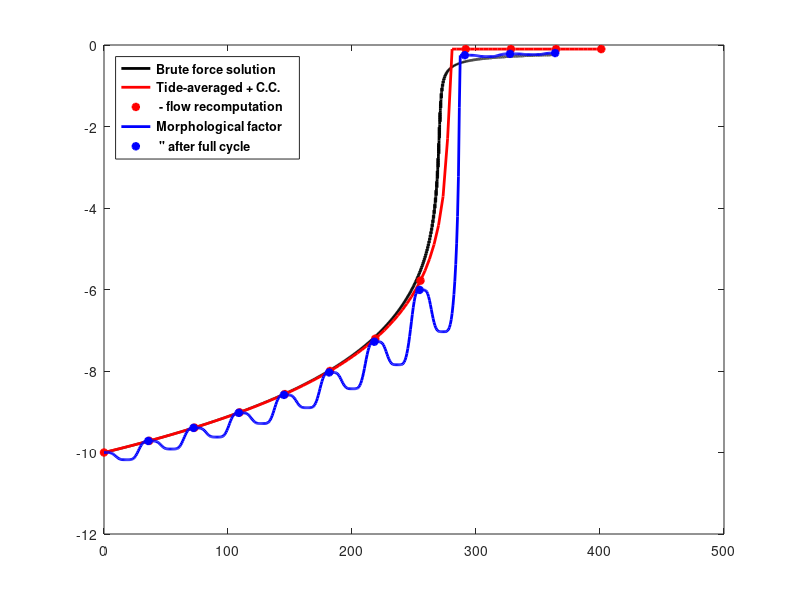

The MATLAB script that drew this image: (Note: this script raises an error after producing the figure.)
clear all;close all
T=12.5*3600;nttide=50;n=70;ncont=10;nram=700;nstep=700/n+1;
h0=10;hsh=2;
L=200;
qmean=-1;
qamp=10;
a=1e-4;b=4;
dt=T/nttide;
omega=2*pi/T;
t=0:dt:701*T;
nt=length(t);
% brute force method
if 1
   zb1(1)=-h0;
   for it=1:nt
      h=-zb1(it);
      q=(qmean+qamp*sin(omega*t(it)))*(1-exp(-(h/hsh)^2));
      u(it)=q/h;
      Sx(it)=a*abs(u(it))^(b-1)*u(it);
      dSxdx(it)=Sx(it)/L;
      zb1(it+1)=zb1(it)-dSxdx(it)*dt;
   end
end
%tide-averaging method
zb2(1)=-h0;
it=1;
for imorf=1:nstep
   Sxtot=0;
   for ittide=1:nttide
      h=-zb2(it);
      qc(ittide)=(qmean+qamp*sin(omega*t(ittide)))*(1-exp(-(h/hsh)^2));
   end
   for icont=1:ncont
      Sxtot=0;
      for ittide=1:nttide
         h=-zb2(it);
         u=qc(ittide)/h;
         Sx=a*(abs(u))^(b-1)*u;
         Sxtot=Sxtot+Sx/nttide;
      end   
      dSxdxavg=Sxtot/L;
      zb2(it+1)=zb2(it)-dSxdxavg*n/ncont*T;
      zb2(it+1)=min(zb2(it+1),-0.1);
      it=it+1;
      t2(it)=(it-1)*n/ncont*T;
   end
end
% morphological factor
zb3(1)=-h0;
it3e=0;
for it=1:nt/n
   t3(it)=(it-1)*dt*n;
   h=-zb3(it);
   q=(qmean+qamp*sin(omega*t(it)))*(1-exp(-(h/hsh)^2));
   u(it)=q/h;
   Sx(it)=n*a*abs(u(it))^(b-1)*u(it);
   dSxdx(it)=Sx(it)/L;
   zb3(it+1)=zb3(it)-dSxdx(it)*dt;
   zb3(it+1)=min(zb3(it+1),-.1);
   if mod(it,nttide)==0
      it3e=it3e+1;
      t3e(it3e)=t3(it);
      zb3e(it3e)=zb3(it);
   end
end
% RAM
zb4(1)=-h0;
it=1;
it4e=0;
istep=1
for imorf=1:nstep
   Sxtot=0;
   for ittide=1:nttide
      h=-zb4(it);
      qc(ittide)=(qmean+qamp*sin(omega*t(ittide)))*(1-exp(-(h/hsh)^2));
      u(it)=qc(ittide)/h;
      Sx(it)=a*abs(u(it))^(b-1)*u(it);
      Sxtot=Sxtot+Sx(it)/nttide;  
   end
   A=Sxtot*h^b;
   for iram=1:nram;
      h=-zb4(istep);
      Sxtot=A/h^b*(1-exp(-(h/hsh)^2));     
      dSxdxavg=Sxtot/L;
      zb4(istep+1)=zb4(istep)-dSxdxavg*n/nram*T;
      it4e=it4e+1;
      t4e(it4e)=(it4e-1)*n/nram*T;
      zb4e(it4e)=zb4(istep+1);
      istep=istep+1;   
   end
end
figure(2)
fac=3600*24;
%p=plot(t/fac,zb1(1:nt),'k',t2/fac,zb2,'r-',t3/fac,zb3(1:length(t3)),'b',t3e/fac,zb3e,'b*',t4e/fac,zb4e,'g*')
p=plot(t/fac,zb1(1:nt),'k',t2/fac,zb2,'r-',t2(1:ncont:end)/fac,zb2(1:ncont:end),'r*',t3/fac,zb3(1:length(t3)),'b',t3e/fac,zb3e,'b*')
set(p,'linewidth',2);
%l=legend('Brute force solution','Tide-averaged + C.C.','Morphological factor',' " after full cycle','RAM')
l=legend('Brute force solution','Tide-averaged + C.C.',' - flow recomputation ','Morphological factor',' " after full cycle');
set(l,'location','northwest')
set(l,'fontweight','bold');
Title('Comparison of time-integration methods','fontweight','bold');
axis([0 370 -11 4]);
text(20,-2,strcat('h_0=',num2str(h0),' h_s_h=',num2str(hsh),' q_m_e_a_n=',num2str(qmean),' q_a_m_p=',num2str(qamp)),'fontweight','bold')
text(20,-4,strcat('a=',num2str(a),' b=',num2str(b)),'fontweight','bold')
text(20,-6,strcat('n_t_i_d_e=',num2str(nttide),' n=',num2str(n),' n_c_o_n_t=',num2str(ncont)),'fontweight','bold')
xlabel('Time (days)','fontweight','bold');ylabel('z_b (m)')
set(gca,'fontweight','bold');
print('-depsc','tidentegcc.eps')
